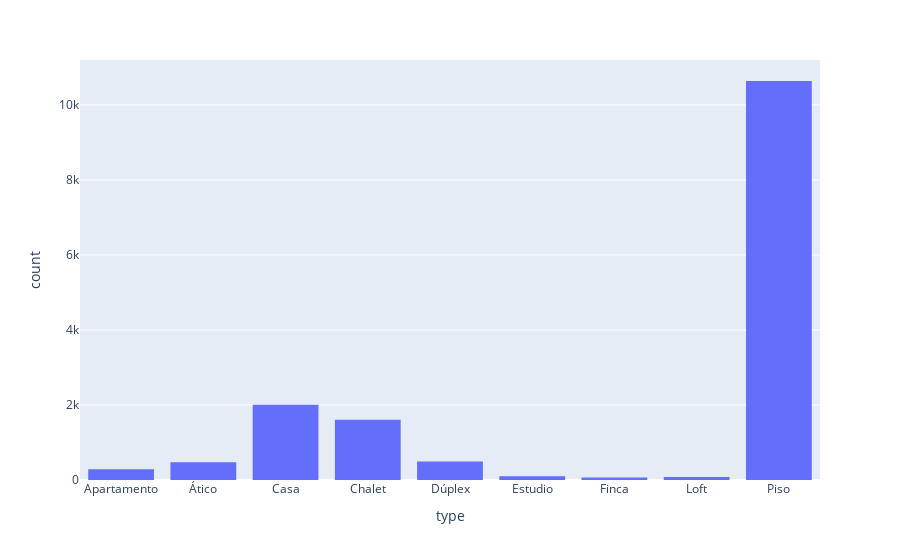

Here is the notebook cell this chart was saved with:
### Code cell
# Distribución del tipo de vivienda
fig = px.histogram(data_frame=df_, x='type')
fig.show()

### Figure 1 — Plotly figure (JSON) as saved in the notebook; plotly's stock layout.template omitted (floating-point values rounded to 4 significant figures; data arrays with more than 128 entries replaced by an {"elided": "..."} marker saying what was removed)
{"data": [{"alignmentgroup": "True", "bingroup": "x", "hovertemplate": "type=%{x}<br>count=%{y}<extra></extra>", "legendgroup": "", "marker": {"color": "#636efa", "pattern": {"shape": ""}}, "name": "", "offsetgroup": "", "orientation": "v", "showlegend": false, "type": "histogram", "x": {"elided": "15846 str values"}, "xaxis": "x", "yaxis": "y"}], "layout": {"barmode": "relative", "legend": {"tracegroupgap": 0}, "margin": {"t": 60}, "xaxis": {"anchor": "y", "domain": [0, 1], "title": {"text": "type"}}, "yaxis": {"anchor": "x", "domain": [0, 1], "title": {"text": "count"}}}}
